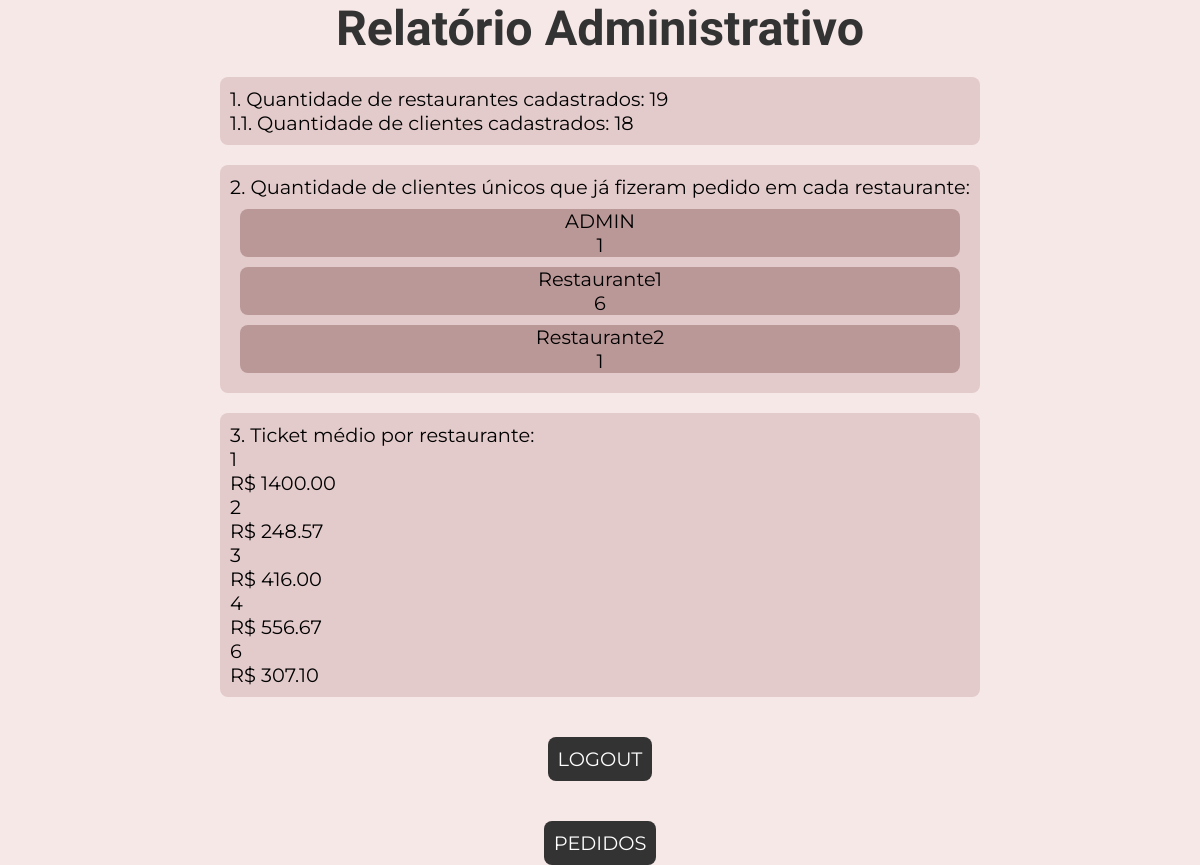
Screenshot of /report (signed in) with the database file from the repository.
### tables this page shows
CREATE TABLE restaurant (
                id INTEGER PRIMARY KEY AUTOINCREMENT,
                name_restaurant TEXT NOT NULL,
                commission INT NOT NULL,
                email TEXT NOT NULL UNIQUE,
                password TEXT NOT NULL,
                last_login TEXT DEFAULT 'Este é seu primeiro login!'
            );

### appFlask.py (the view)
@appFlask.route('/report', methods=['GET', 'POST'])
def report():
     if 'pk' not in session:
        return redirect(url_for('login'))
     average_ticketRAW = DB.get_avg_ticket(my_db, session['pk']) #usar index [0], [1]
     most_expensive_orderRAW = DB.get_most_expensive_order(my_db, session['pk'])
     biggest_order_in_quantityRAW = DB.get_biggest_order_in_quantity(my_db, session['pk'])
     most_ordered_productRAW = DB.get_most_ordered_product(my_db, session['pk'])
     quantity_of_products_per_statusRAW = DB.get_quantity_of_products_per_status(my_db, session['pk']) #usar index [0][0], [0][1]
     quantity_of_restaurantsRAW = DB.get_quantity_of_restaurants(my_db)
     quantity_of_clientsRAW = DB.get_quantity_of_clients(my_db)
     unique_clients_per_restaurantRAW = DB.get_unique_clients_per_restaurant(my_db)
     average_ticket_per_restaurantRAW = DB.get_average_ticket_per_restaurant(my_db)
     return render_template('report.html',
                            average_ticket=average_ticketRAW,
                            most_expensive_order=most_expensive_orderRAW,
                            biggest_order_in_quantity=biggest_order_in_quantityRAW,
                            most_ordered_product=most_ordered_productRAW,
                            quantity_of_products_per_status=quantity_of_products_per_statusRAW,
                            quantity_of_restaurants=quantity_of_restaurantsRAW,
                            quantity_of_clients=quantity_of_clientsRAW,
                            unique_clients_per_restaurant=unique_clients_per_restaurantRAW,
                            average_ticket_per_restaurant=average_ticket_per_restaurantRAW,
                            user=session['pk'])

### database/db.py (called while the page is built)
    def get_avg_ticket(self, fk_restaurant):
        cur = self.connection.cursor()
        cur.execute('''
            SELECT avg(order_total) AS Avg_Ticket
            FROM client_order
            WHERE fk_restaurant = ?;
        ''', (fk_restaurant,))
        record = cur.fetchone()
        cur.close()
        if record is None:
            return None
        else:
            return f"R$ {record[0] / 100:.2f}" if record[0] is not None else "R$ 0.00"

    def get_most_expensive_order(self, fk_restaurant):
        cur = self.connection.cursor()
        cur.execute('''
                        SELECT order_id, order_total
                        FROM client_order
                        GROUP BY order_id
                        HAVING fk_restaurant = ?
                        ORDER BY order_total DESC
                        LIMIT 1;
                        ''', (fk_restaurant,))
        record = cur.fetchone()
        cur.close()
        if record is None:
            return None
        else:
            return record

    def get_biggest_order_in_quantity(self, fk_restaurant):
        cur = self.connection.cursor()
        cur.execute('''
                        SELECT co.order_id, p.name_product, sum(co.quantity)
                        FROM client_order co
                        INNER JOIN product p ON co.fk_product = p.id
                        GROUP BY order_total
                        HAVING fk_restaurant = ?
                        ORDER BY order_total DESC
                        LIMIT 1;
                        ''', (fk_restaurant,))
        record = cur.fetchone()
        cur.close()
        if record is None:
            return None
        else:
            return record

    def get_most_ordered_product(self, fk_restaurant):
        cur = self.connection.cursor()
        cur.execute('''
                        SELECT p.name_product, sum(co.quantity)
                        FROM client_order co
                        INNER JOIN product p ON co.fk_product = p.id
                        GROUP BY fk_product
                        HAVING fk_restaurant = ?
                        ORDER BY fk_product DESC
                        LIMIT 1;
                        ''', (fk_restaurant,))
        record = cur.fetchone()
        cur.close()
        if record is None:
            return None
        else:
            return record

### templates/report.html (shortened to what this page needs)
<!DOCTYPE html>
<html lang="pt-BR">
<head>
    <link rel="stylesheet" href="{{ url_for('static', filename='report.css') }}">
</head>
<body>
    <div class="container">
        {% if user != 1 %}
        <h1>Relatório do Restaurante</h1>
        <div class="item">
            <p>1. Ticket médio: {{average_ticket}}</p>
        </div>
        <div class="item">
            <p>2. Maior compra (valor): R$ {{ '%.2f' | format(most_expensive_order[1] / 100) }}</p>
            <p>Pedido: {{most_expensive_order[0]}}</p>
        </div>
        <div class="item">
            <p>3. Maior pedido (quantidade): {{biggest_order_in_quantity[0]}}</p>
            <p>Produto: {{biggest_order_in_quantity[1]}} </p>
            <p>Quantidade: {{biggest_order_in_quantity[2]}}</p>
        </div>
        <div class="item">
            <p>5. Produto mais pedido: {{most_ordered_product[0]}}</p>
            <p>Quantidade: {{most_ordered_product[1]}}</p>
        </div>
        <div class="item">
            <p>6. Quantos pedidos em cada status:</p>
            <p>Criado: {{quantity_of_products_per_status[0][0]}}</p>
            <p>Aceito: {{quantity_of_products_per_status[0][1]}}</p>
            <p>Saiu para entrega: {{quantity_of_products_per_status[0][2]}}</p>
            <p>Entregue: {{quantity_of_products_per_status[0][3]}}</p>
            <p>Rejeitado: {{quantity_of_products_per_status[0][4]}}</p>
        </div>
        {% else %}
            <h1>Relatório Administrativo</h1>
            <div class="item">
                <p>1. Quantidade de restaurantes cadastrados: {{quantity_of_restaurants[0]-1}}</p>
                <p>1.1. Quantidade de clientes cadastrados: {{quantity_of_clients[0]}}</p>
            </div>
            <div class="item">
                <p>2. Quantidade de clientes únicos que já fizeram pedido em cada restaurante:</p>
                <ul>
                    {% for restaurant in unique_clients_per_restaurant %}
                    <div class="card">
                        <li>{{ restaurant[0] }}</li>
                        <li>{{ restaurant[1] }}</li>
                    </div>
                    {% endfor %}
                </ul>
            </div>
            <div class="item">
                <p>3. Ticket médio por restaurante:</p>
                <ul>
                    {% for restaurant in average_ticket_per_restaurant %}
                    <li>{{ restaurant[0] }}</li>
                    <li>R$ {{ '%.2f' | format(restaurant[1] / 100) }}</li>
                    {% endfor %}
                </ul>
            </div>
        {% endif %}
            <form action="{{ url_for('logout') }}" method="GET">
                <button class="default_btn" type="submit">LOGOUT</button>
            </form>
            <form action="{{ url_for('order_pannel') }}" method="GET">
                <button class="default_btn" type="submit">PEDIDOS</button>
            </form>
        </div>
    </body>
    </html>

### static/report.css (style rules this page uses)
* { margin: 0; padding: 0; box-sizing: border-box; text-decoration: none; font-family: "Montserrat", serif; font-size: 1.1rem; }
html { background-color: rgb(247, 232, 232); width: 100%; height: 100%; display: flex; justify-content: center; align-items: center; }
.container { display: flex; flex-direction: column; justify-content: center; align-items: center; gap: 20px; background-color: rgb(247, 232, 232); }
h1 { color: #333; font-family: "Macondo", serif; font-size: 2.5em; text-align: center; }
button, input { border: none; border-radius: 8px; }
.default_btn { margin-top: 20px; padding: 10px; background-color: #333; color: white; border: none; border-radius: 8px; cursor: pointer; width: fit-content; }
.item { background-color: rgb(228, 203, 203); border-radius: 8px; padding: 10px; width: 100%; }
ul, ol { list-style: none; }
.card { background-color: rgb(187, 152, 152); display: flex; flex-direction: column; justify-content: center; align-items: center; margin: 10px; border-radius: 8px; }

### rows the page displays
restaurant: name_restaurant "ADMIN", id "1"
restaurant: name_restaurant "Restaurante1", restaurant "6"
restaurant: name_restaurant "Restaurante2", restaurant "1"

### other values shown
{{ quantity_of_restaurants[0]-1 }} "19"
{{ quantity_of_clients[0] }} "18"
{{ restaurant[0] }} "1" "2" "3" "4" "6"
{{ '%.2f' | format(restaurant[1] / 100) }} "1400.00" "248.57" "416.00" "556.67" "307.10"
